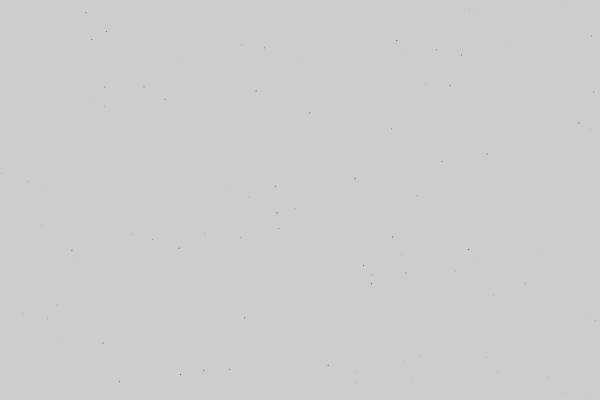
Frame 1 (no input)
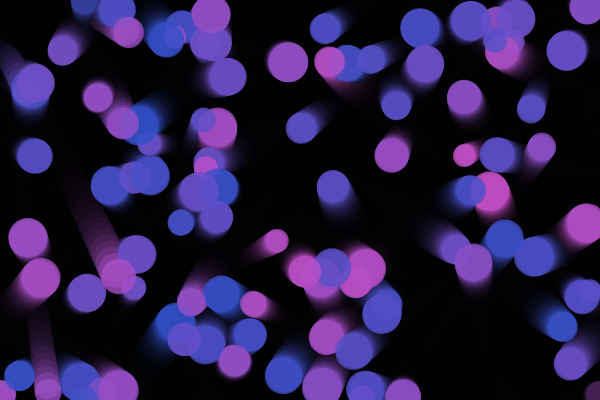
Frame 60 (no input)
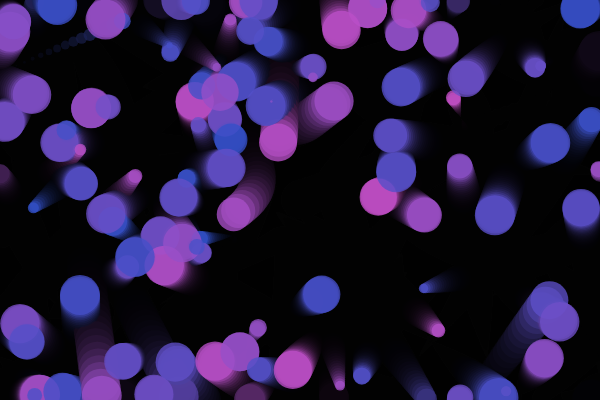
Frame 120 (the mouse pressed at the canvas centre since frame 60)

The p5.js sketch that drew these frames (run headless with seeded random() and noise() and a simulated clock; from frame 60 on, the mouse is pressed at the canvas centre):

// p5.js sketch
// ── sketch.js
let agents = [];
const NUM_START = 100; 

function setup() {
  createCanvas(600, 400);
  noStroke();
  
  for (let i = 0; i < NUM_START; i++) {
    let x = random(width);
    let y = random(height);
    let sz = random(12, 36);
    let speedX = random(-2, 2);
    let speedY = random(-2, 2);
    // TODO: pass any extra properties you plan to use
    agents.push(new Agent(x, y, sz, speedX, speedY));
  }
}

function draw() {
  background(0, 0, 0, 50);

  for (let i = agents.length - 1; i >= 0; i--) {
    agents[i].update();
    agents[i].shrink();
    agents[i].show();
  }
}

function mousePressed() {
  let sz = random(16, 40);
  let speedX = random(-2, 2);
  let speedY = random(-2, 2);
  agents.push(new Agent(mouseX, mouseY, sz, speedX, speedY));
}

function keyPressed() {
  if (key === "c") {
    agents = [];
  }
}

class Agent {
  constructor(x, y, sz, speedX, speedY) {
    this.x = x;
    this.y = y;
    this.sz = sz;

    this.dx = speedX;
    this.dy = speedY;

    this.h = random(360);
    this.a = 200;
    this.isGrowing = true;
    this.growth = random(1, 4);

  }
  
  shrink()  {
    this.sz = sin(frameCount * 0.01 * this.growth) * 40;
  }

  update() {
    this.x += this.dx;
    this.y += this.dy;

    if (this.x > width) {
      this.x = 0;
    }
    if (this.x < 0) {
      this.x = width;
    }
    if (this.y > height) {
      this.y = 0;
    }
    if (this.y < 0) {
      this.y = height;
    }

    if (this.x < 0 || this.x > width) {
      this.dx *= -1;
    }
    if (this.y < 0 || this.y > height) {
      this.dy *= -1;
    }

    this.life -= 1;
    
    let d = dist(this.x, this.y, mouseX, mouseY);
if (d < 80) {
  let angle = atan2(this.y - mouseY, this.x - mouseX);
  this.dx += cos(angle) * 0.5;
  this.dy += sin(angle) * 0.5;
}
  }

  show() {
    fill(50 + (this.h % 150), 80, 200, this.a);
    ellipse(this.x, this.y, this.sz);
  }
}
